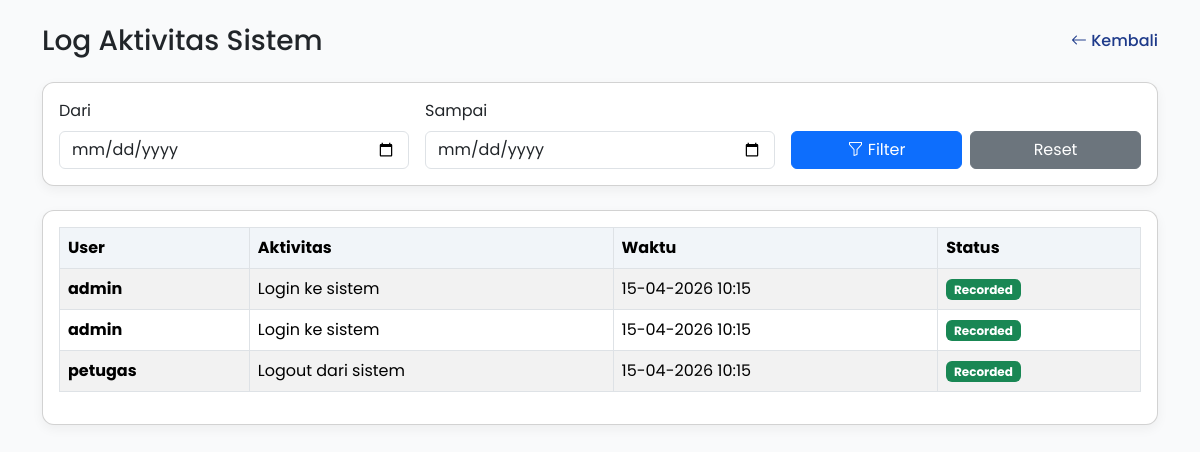
The page /parkir/log/log.php (signed in) on the database its author committed.
### tables this page shows
CREATE TABLE `tb_log_aktivitas` (
  `id_log` int(11) NOT NULL,
  `id_user` int(11) DEFAULT NULL,
  `aktivitas` varchar(100) DEFAULT NULL,
  `waktu_aktivitas` datetime DEFAULT NULL
);

CREATE TABLE `tb_user` (
  `id_user` int(11) NOT NULL,
  `nama_lengkap` varchar(50) DEFAULT NULL,
  `username` varchar(50) DEFAULT NULL,
  `password` varchar(100) DEFAULT NULL,
  `role` enum('admin','petugas','owner') DEFAULT NULL,
  `status_aktif` tinyint(1) DEFAULT NULL
);

### parkir/log/log.php (the view, shortened to what this page needs)
<?php
include "../config/koneksi.php";
$awal = $_GET['awal'] ?? '';
$akhir = $_GET['akhir'] ?? '';
$query = "SELECT l.*, u.username
          FROM tb_log_aktivitas l
          JOIN tb_user u ON l.id_user = u.id_user
          WHERE 1=1";
$query .= " ORDER BY l.waktu_aktivitas DESC";
$data = mysqli_query($conn, $query);
?>
<!DOCTYPE html>
<html lang="id">
<head>
<link href="https://cdn.jsdelivr.net/npm/bootstrap@5.3.2/dist/css/bootstrap.min.css" rel="stylesheet">
<link href="https://cdn.jsdelivr.net/npm/bootstrap-icons@1.11.1/font/bootstrap-icons.css" rel="stylesheet">
</head>
<body>
<div class="container py-4">
    <div class="d-flex justify-content-between align-items-center mb-4">
        <h3 class="mb-0">Log Aktivitas Sistem</h3>
        <a href="../dashboard/admin.php" class="btn-back">
            <i class="bi bi-arrow-left"></i> Kembali
        </a>
    </div>
    <div class="card card-custom mb-4 no-print">
    <div class="card-body">
        <form method="GET" class="row g-3 align-items-end">
            <div class="col-md-4">
                <label class="form-label">Dari</label>
                <input type="date" name="awal" class="form-control" value="<?= $awal ?>">
            </div>
            <div class="col-md-4">
                <label class="form-label">Sampai</label>
                <input type="date" name="akhir" class="form-control" value="<?= $akhir ?>">
            </div>
            <div class="col-md-4 d-flex gap-2">
                <button class="btn btn-primary w-50">
                    <i class="bi bi-funnel"></i> Filter
                </button>
                <a href="log.php" class="btn btn-secondary w-50">
                    Reset
                </a>
            </div>
        </form>
    </div>
</div>
    <div class="card card-custom">
        <div class="card-body">
            <div class="table-responsive">
                <table class="table table-striped table-bordered align-middle">
                    <thead>
                        <tr>
                            <th>User</th>
                            <th>Aktivitas</th>
                            <th>Waktu</th>
                            <th>Status</th>
                        </tr>
                    </thead>
                    <tbody>
                    <?php if (mysqli_num_rows($data) > 0) { ?>
                        <?php while ($d = mysqli_fetch_assoc($data)) { ?>
                            <tr>
                                <td>
                                    <strong><?= $d['username'] ?></strong>
                                </td>
                                <td>
                                    <?= $d['aktivitas'] ?>
                                </td>
                                <td>
                                    <?php
                                    $waktu = $d['waktu_aktivitas'];
                                    if ($waktu && $waktu != '0000-00-00 00:00:00') {
                                        echo date('d-m-Y H:i', strtotime($waktu));
                                    } else {
                                        echo "-";
                                    }
                                    ?>
                                </td>
                                <td>
                                    <span class="badge bg-success">Recorded</span>
                                </td>
                            </tr>
                        <?php } ?>
                    <?php } ?>
                    </tbody>
                </table>
            </div>
        </div>
    </div>
</div>
</body>
</html>

### parkir/log/log.php (style rules this page uses)
body { font-family: 'Poppins', sans-serif; background-color: #F9FAFB; }
.card-custom { border-radius: 12px; box-shadow: 0 4px 12px rgba(0,0,0,0.05); }
.table th { background-color: #f1f5f9; }
.btn-back { text-decoration: none; color: #1E3A8A; font-weight: 500; }

### rows shown on the page
tb_log_aktivitas: id_user.username "admin", aktivitas "Login ke sistem", waktu_aktivitas "15-04-2026 10:15"
tb_log_aktivitas: id_user.username "admin", aktivitas "Login ke sistem", waktu_aktivitas "15-04-2026 10:15"
tb_log_aktivitas: id_user.username "petugas", aktivitas "Logout dari sistem", waktu_aktivitas "15-04-2026 10:15"
